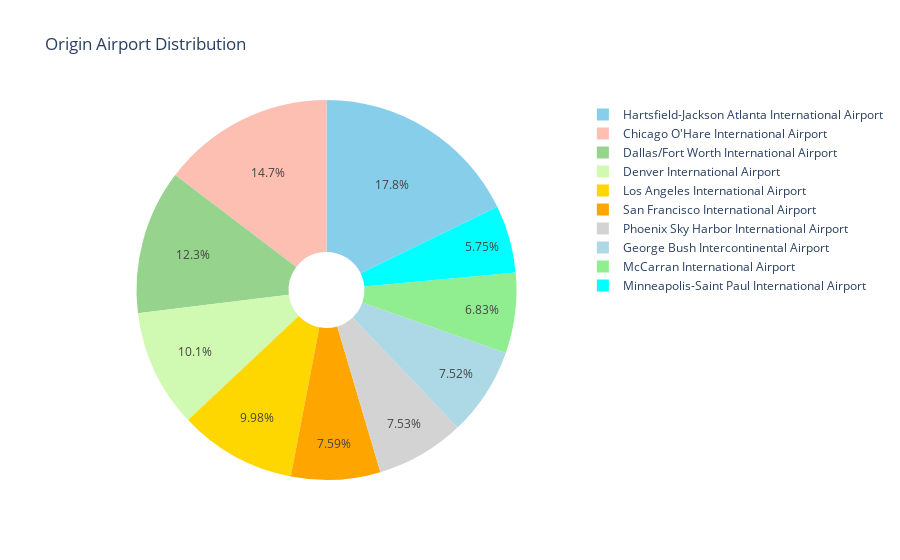

This figure's notebook cell:
### Code cell
dff = df['AIRPORT_x'].value_counts()[:10]
label = dff.index
size = dff.values

colors = ['skyblue', '#FEBFB3', '#96D38C', '#D0F9B1', 'gold', 'orange', 'lightgrey', 
          'lightblue','lightgreen','aqua']
trace = go.Pie(labels=label, values=size, marker=dict(colors=colors),hole = .2)

data = [trace]
layout = go.Layout(
    title='Origin Airport Distribution'
)

fig = go.Figure(data=data, layout=layout)
py.iplot(fig)

### Figure 1 — Plotly figure (JSON) as saved in the notebook; plotly's stock layout.template omitted (floating-point values rounded to 4 significant figures)
{"data": [{"hole": 0.2, "labels": ["Hartsfield-Jackson Atlanta International Airport", "Chicago O'Hare International Airport", "Dallas/Fort Worth International Airport", "Denver International Airport", "Los Angeles International Airport", "San Francisco International Airport", "Phoenix Sky Harbor International Airport", "George Bush Intercontinental Airport", "McCarran International Airport", "Minneapolis-Saint Paul International Airport"], "marker": {"colors": ["skyblue", "#FEBFB3", "#96D38C", "#D0F9B1", "gold", "orange", "lightgrey", "lightblue", "lightgreen", "aqua"]}, "type": "pie", "values": [346836, 285884, 239551, 196055, 194673, 148008, 146815, 146622, 133181, 112117]}], "layout": {"title": {"text": "Origin Airport Distribution"}}}
